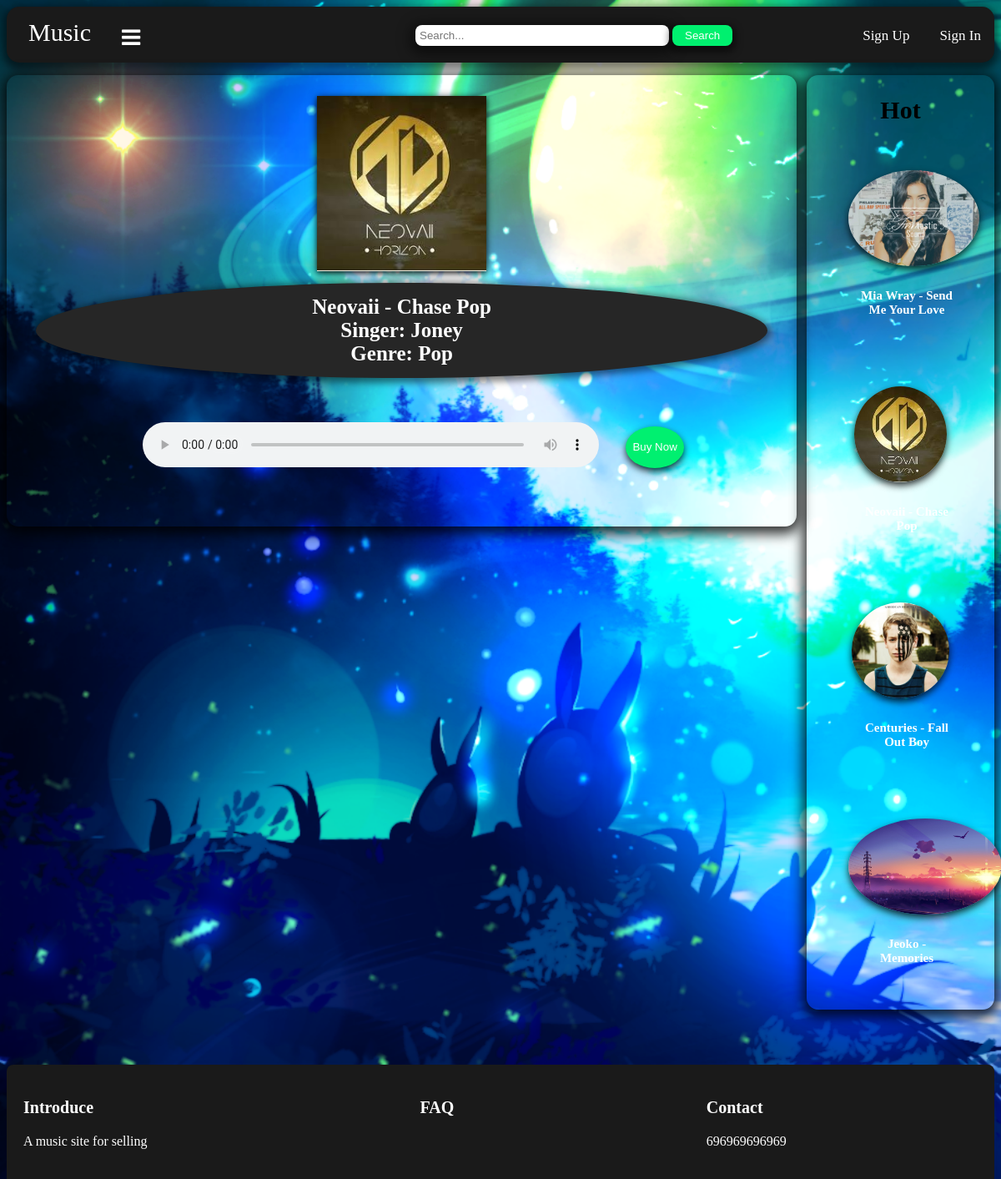
Screenshot of /single-product.php?id=3 with the database file from the repository.
### tables this page shows
CREATE TABLE `song` (
  `Song_ID` int(8) NOT NULL,
  `Song_Name` varchar(30) NOT NULL,
  `Song_Img` varchar(100) NOT NULL,
  `Song_Mp3` varchar(100) NOT NULL,
  `Song_Price` int(8) NOT NULL,
  `Genre_ID` int(8) NOT NULL
);

CREATE TABLE `singer` (
  `Singer_ID` int(8) NOT NULL,
  `Singer_Name` varchar(30) NOT NULL
);

CREATE TABLE `genre` (
  `Genre_ID` int(8) NOT NULL,
  `Genre_Name` varchar(30) NOT NULL
);

### single-product.php (the view, shortened to what this page needs)
<?php
include('admin/inc/conn.php');
include('head.php');
?>
<div class="row">
	<div class="leftcolumn">
		<?php
		$id = $_GET['id'];
		$sql = "SELECT * FROM song WHERE Song_ID = '$id'";
		$rs = mysqli_query($conn, $sql);
		while ($row = mysqli_fetch_assoc($rs))
		{
		?>
			<div class="single-product" style="padding: 25px">
				<img src="img/<?= $row['Song_Img']?>" style="height: 210px; box-shadow:0 2px 5px 0 rgba(0,0,0,0.50),0 2px 10px 0 rgba(0,0,0,0.70)">
				<h2 style="font-size: 25px; background-color: #262626; border-radius: 50%; box-shadow:0 2px 8px 4px rgba(0,0,0,0.50);margin: 10px; color: white; padding: 15px">
					<?php echo $row['Song_Name'] ?><br>
					<?php
					$singer = mysqli_fetch_assoc(mysqli_query($conn, "SELECT Singer_ID from song_singer where Song_ID='$id'"));
					$sid = $singer['Singer_ID'];
					$singer = mysqli_fetch_assoc(mysqli_query($conn, "SELECT Singer_Name from singer where Singer_ID='$sid'"));
					$genid = $row['Genre_ID'];
					$genre = mysqli_fetch_assoc(mysqli_query($conn, "SELECT Genre_Name from genre where Genre_ID='$genid'"));
					?>
					Singer: <?php echo $singer['Singer_Name']?> <br>
					Genre: <?php echo $genre['Genre_Name']?>
				</h2>
				<br>
				<form style="color: white; padding: 25px;" method="POST">
					<audio id="audio_1" style="width: 547px" controls controlsList="nodownload" ontimeupdate="myAudio(this)">
					<source src="mp3/<?php echo $row['Song_Mp3']?>" type="audio/mpeg">
					</audio>
					<?php
					if ($a == 1)
					{
					?>
					<a href="buy.php?id=<?=$id?>"><button class="buy-btn" type="button">Buy Now</button></a>
					<?php
					}
					else
					{
					?>
					<a href="login.php"><button class="buy-btn" type="button">Buy Now</button></a>
					<?php
					}
					?>
				</form>
			</div>
		<?php
		}
		?>
	</div>
	<?php include('rightcolumn.php'); ?>
</div>
<?php include('footer.php'); ?>

### rightcolumn.php
<div class="rightcolumn">
	<h2 style="font-size: 30px; font-family: cursive; font-weight: bold; text-align: center; animation-name: hot; animation-duration: 4s; animation-iteration-count: infinite; animation-direction: alternate-reverse">Hot</h2>
	<?php
	$a2=0;
	include ("admin/inc/conn.php");
	$sql= "SELECT * FROM song";
	$result = mysqli_query($conn, $sql);
	while ($row = mysqli_fetch_assoc($result))
	{
	if($a2 < 4)
	{
		$a2++;
	?>
	<div class="card card-right">
		<a href="single-product.php?id=<?php echo $row['Song_ID']?>" class="product">
			<div class="product-img">
			<img src="img/<?php echo $row['Song_Img'] ?>" style="box-shadow: 0 4px 9px 0 rgba(0,0,0,0.80)">
			</div>
			<div class="title">
			<h2 class="product-title2"><?php echo $row['Song_Name'] ?></h2>
			</div>
		</a>
	</div>
	<?php
		}
	}
	?>
</div>

### head.php (style rules this page uses)
body { background-image: url('img/back1.png'); background-size: cover; background-repeat: no-repeat; background-attachment: fixed; margin-bottom: 0; }
* { box-sizing: border-box; }
.leftcolumn { float: left; width: 80%;border-radius: 14px; box-shadow: 0 4px 15px 5px rgba(0,0,0,0.80) }
.rightcolumn { float: right; width: 19%; border-radius: 14px; box-shadow: 0 4px 15px 5px rgba(0,0,0,0.80) }
.card-right { padding: 20px; margin: 20px; color: white; text-align: center }
.row:after { content: ""; display: table; clear: both; }
.row { margin-top: 15px; }
.product-img { max-width: 100%; padding: 10px; }
.product-img img { width: auto; height: 115px; border-radius: 50%; }
.product { height: auto; text-decoration: none; }
.product-title2 { padding-left:15px;font-size:15px; margin: 10px; color: white }
.single-product { text-align: center; }
.title { padding-top:3px; padding-bottom: 3px; }
.buy-btn { border:none;border-radius: 50%; width: 70px; height: 50px; background-color: #00f070; color: white; box-shadow: 0 4px 9px 0 rgba(0,0,0,0.80); outline: none; transform:translate(40%,-40%) }

### rows the page displays
song: Song_Img (picture), Song_Name "Neovaii - Chase Pop", singer.Singer_Name "Joney", Genre_ID.Genre_Name "Pop"
song: Song_Img (picture), Song_Name "Mia Wray - Send Me Your Love"
song: Song_Img (picture), Song_Name "Centuries - Fall Out Boy"
song: Song_Img (picture), Song_Name "Jeoko - Memories"
